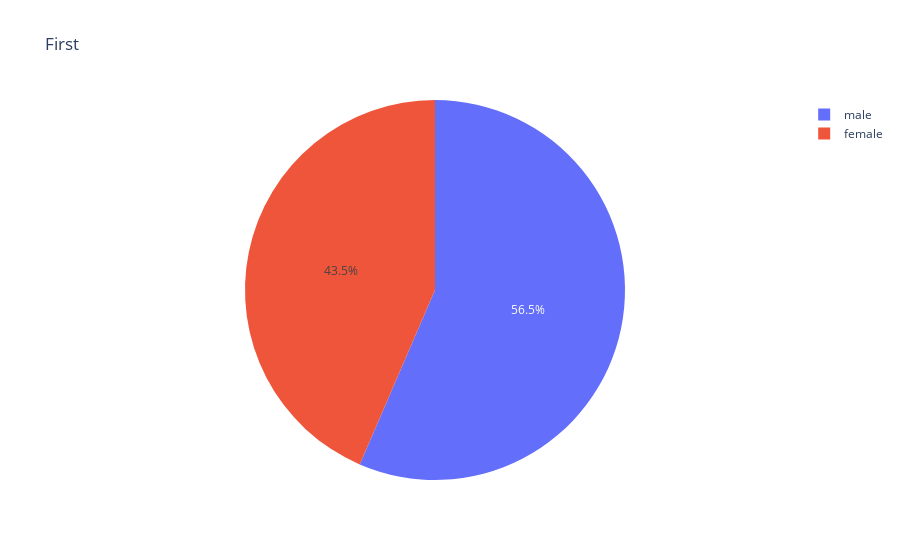

Source (notebook cell):
### Markdown cell above
# Pie Chart

### Code cell
df_agg = df[df['class']=='First'].groupby('sex', as_index=False)[['survived']].count()
df_agg.columns = ['sex', 'number_of_passengers']

px.pie(df_agg, 
      values='number_of_passengers',
      names='sex',
      title='First')

### Figure 1 — Plotly figure (JSON) as saved in the notebook; plotly's stock layout.template omitted (floating-point values rounded to 4 significant figures)
{"data": [{"domain": {"x": [0, 1], "y": [0, 1]}, "hovertemplate": "sex=%{label}<br>number_of_passengers=%{value}<extra></extra>", "labels": ["female", "male"], "legendgroup": "", "name": "", "showlegend": true, "type": "pie", "values": [94, 122]}], "layout": {"legend": {"tracegroupgap": 0}, "title": {"text": "First"}}}
